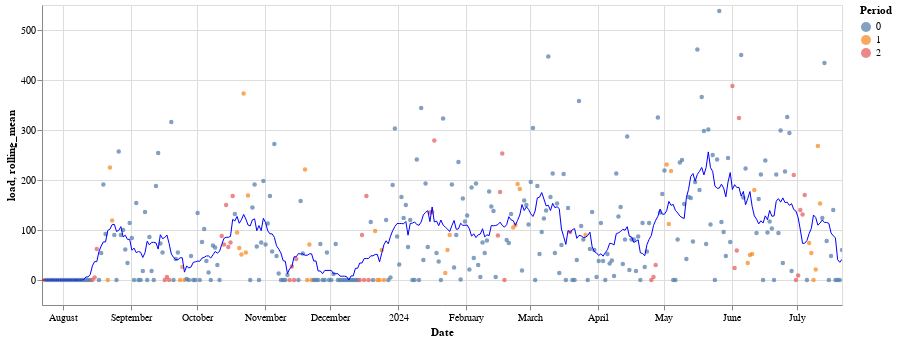

Notebook cell for this chart:
### Markdown cell above
## Plot the training load

### Code cell
training_load = scatter_plot(overall_by_date_df, "Date", "load")
(training_load)

### Figure 1 — Vega-Lite specification as saved in the notebook (floating-point values rounded to 4 significant figures; data arrays with more than 128 entries replaced by an {"elided": "..."} marker saying what was removed)
{"config": {"view": {"continuousWidth": 300, "continuousHeight": 300}}, "layer": [{"mark": {"type": "circle", "size": 20}, "encoding": {"color": {"field": "Period", "type": "nominal"}, "tooltip": [{"field": "Date", "type": "temporal"}, {"field": "load", "type": "quantitative"}, {"field": "Period", "type": "quantitative"}], "x": {"field": "Date", "type": "temporal"}, "y": {"field": "load", "scale": {"zero": false}, "type": "quantitative"}}, "name": "view_21"}, {"mark": {"type": "line", "color": "blue", "size": 1}, "encoding": {"x": {"field": "Date", "type": "temporal"}, "y": {"field": "rolling_mean", "scale": {"zero": false}, "type": "quantitative"}}, "transform": [{"window": [{"op": "mean", "field": "load", "as": "rolling_mean"}], "frame": [-5, 5]}]}], "data": {"name": "data-72f4373900551457c0f910f00295d21b"}, "height": 300, "params": [{"name": "param_21", "select": {"type": "interval", "encodings": ["x", "y"]}, "bind": "scales", "views": ["view_21"]}], "width": 800, "$schema": "https://vega.github.io/schema/vega-lite/v5.17.0.json", "datasets": {"data-72f4373900551457c0f910f00295d21b": {"elided": "366 records"}}}
